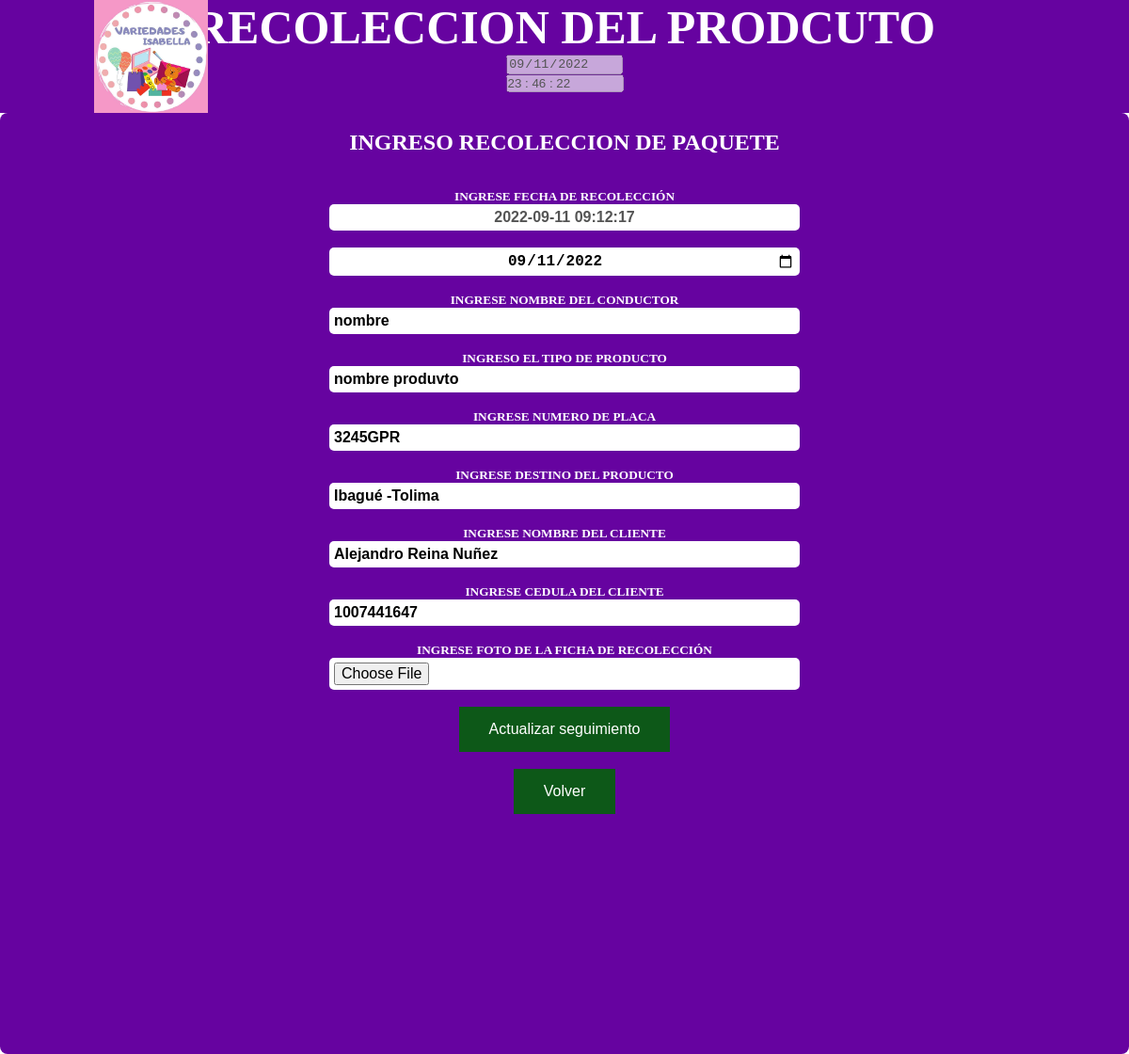
/PHP/EditarIngresoSeguimiento.php?id=1, run on an earlier commit of the app's database.
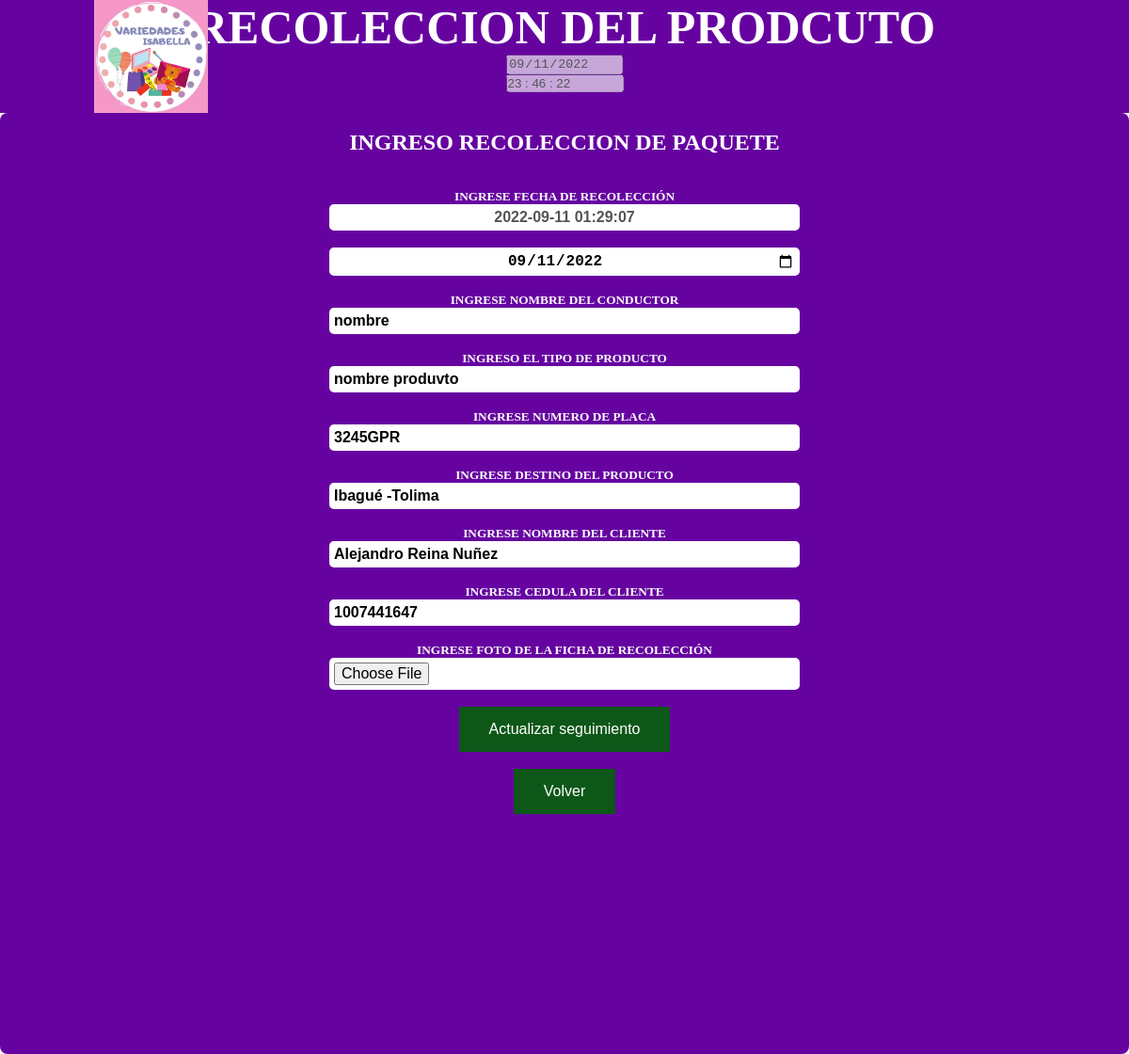
And on a later commit of the database.
### tables this page shows
CREATE TABLE `ingreso_seguimiento` (
  `id` int(11) NOT NULL,
  `fecha_ingreso` date DEFAULT NULL,
  `nombre_conductor` varchar(200) DEFAULT NULL,
  `tipo_producto` varchar(250) DEFAULT NULL,
  `foto` blob NOT NULL,
  `numero_placa` text NOT NULL,
  `destino_producto` varchar(100) DEFAULT NULL,
  `created_at` datetime DEFAULT NULL,
  `updated_at` datetime DEFAULT NULL,
  `nombre_cliente` text NOT NULL,
  `cedula_cliente` int(11) NOT NULL
);

### PHP/EditarIngresoSeguimiento.php (the view, shortened to what this page needs)
<?php
    include 'conexion.php';
    $id = $_REQUEST['id'];
    $query="SELECT * FROM ingreso_seguimiento WHERE id='$id'";
    $resultado = mysqli_query($conexion,$query);
    $fila=mysqli_fetch_assoc($resultado)
?>
<!DOCTYPE html>
<!DOCTYPE html>
<html lang="en">
<head>
    <link href="../CSS/botones.css" rel="stylesheet">
    <link href="../CSS/IngresoSeguimiento.css" rel="stylesheet">
</head>
<body onload="mueveReloj()">
    <nav class="menu">
        <a href="../Administrador.php" class="enlace">
            <img src="../IMG/Miscelanea.jpg" alt="" class="logo">
        </a>
        <ul>
            <h1>Recoleccion del prodcuto</h1>
            <div class="alinear">
            <?php date_default_timezone_set('America/bogota'); $fecha = Date('Y-m-d')?>
            <input type="date" value="<?php echo $fecha;?>" disabled>
            <form name="form_reloj">
                <input type="text" name="reloj" size="13" onfocus="window.document.form_reloj.reloj.blur()" disabled>
            </form>
        </div><br>
        </ul>
    </nav>
    <main>
        <form action="Proceso_Editar.php?id=<?php echo $fila['id'] ?>" method="POST" enctype="multipart/form-data">
            <br>
            <h2>Ingreso recoleccion de paquete</h2>
            <br><br><h5>Ingrese Fecha de recolección</h5>
            <input type="text" style="text-align: center;" placeholder="Ingrese de creacion" name="created_at" value="<?php echo $fila['created_at']?>" disabled><br><br>
            <input type="date" style="text-align: center;" placeholder="Ingrese fecha actual" name="fecha_ingreso" value="<?php echo $fila['fecha_ingreso']?>">
            <br><br><h5>Ingrese Nombre del conductor</h5>
            <input type="text" placeholder="Nombre del conductor" name="nombre_conductor" value="<?php echo $fila['nombre_conductor']?>">
            <br><br><h5>Ingreso el tipo de producto</h5>
            <input type="text" placeholder="Ingrese tipo del producto" name="tipo_producto" value="<?php echo $fila['tipo_producto']?>">
            <br><br><h5>Ingrese numero de placa</h5>
            <input type="text" placeholder="Numero de placa" name="numero_placa" value="<?php echo $fila['numero_placa']?>">
            <br><br><h5>Ingrese destino del producto</h5>
            <input type="text" placeholder="Destino del producto" name="destino_producto" value="<?php echo $fila['destino_producto']?>">
            <br><br><h5>Ingrese Nombre del cliente</h5>
            <input type="text" placeholder="Nombre del cliente" name="nombre_cliente" value="<?php echo $fila['nombre_cliente']?>">
            <br><br><h5>Ingrese cedula del cliente</h5>
            <input type="text" placeholder="Cedula del cliente" name="cedula_cliente" value="<?php echo $fila['cedula_cliente']?>">
            <br><br><h5>Ingrese foto de la ficha de recolección</h5>
            <input class="bol" type="file" name="soporte_producto" id="soporte_producto" required><br><br>
            <button class="color_boton1 aling" type="submit">Actualizar seguimiento</button>
            <br><br>
        </form>
        <a href="Inventario.php"><button class="color_boton1 aling">Volver</button></a>
    </main>
</body>
</html>

### CSS/botones.css (style rules this page uses)
* { padding: 0; margin: 0; text-decoration: none; list-style: none; box-sizing: border-box; }
.color_boton1 { background-color: rgb(13, 88, 24); border: none; color: white; padding: 15px 32px; text-align: center; text-decoration: none; display: inline-block; font-size: 16px; }
.alinear { text-align: center; }

### CSS/IngresoSeguimiento.css (style rules this page uses)
* { padding: 0; margin: 0; text-decoration: none; list-style: none; box-sizing: border-box; }
nav { background: rgb(102, 3, 160); height: 120px; width: 100%; }
nav ul h1 { color: #fff; font-size: 50px; text-align: center; text-transform: uppercase; }
.enlace { position: absolute; padding: 0px 100px; }
.logo { height: 120px; }
main { text-align: center; text-transform: uppercase; color: #fff; background-color: rgb(102, 3, 160); height: 1000px; border-radius: 8px; border: 5px; }
main input { width: 500px; padding: 5px; background: #fff; font-size: 16px; font-weight: 600; border-radius: 5px; border: 4px; }

What changed in the data, as far as the page shows it:
changed ingreso_seguimiento "nombre": created_at "2022-09-11 09:12:17" → "2022-09-11 01:29:07"
